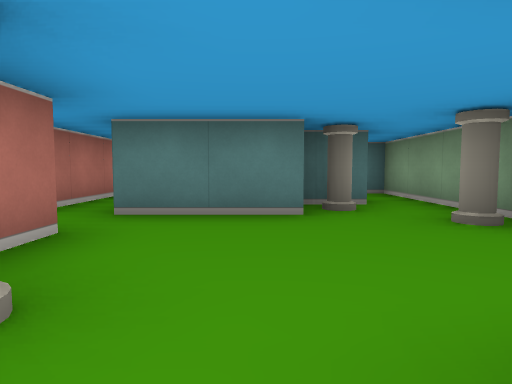
view 1 (above)

24 first-person views from a walk through a cub3D maze. The camera is about half as high as the walls, tilts 4° down and sees 75° across. The floor is counted in squares. Each view is taken from the middle of a square. On the plan, view 1 faces up. The plan holds only what a view shows up to about 9 squares ahead; the rest is blank.

view 2
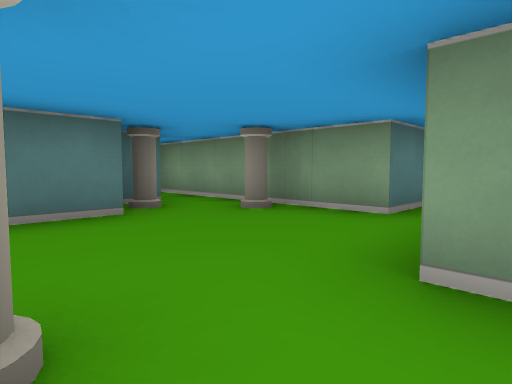

view 3
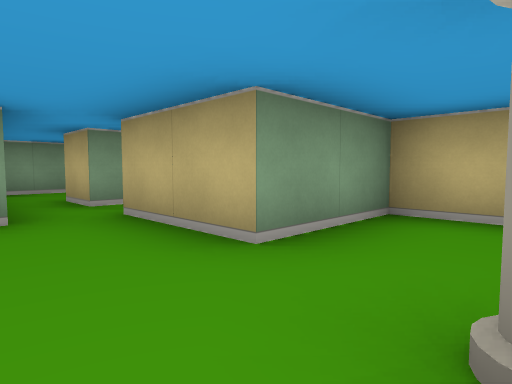

view 4
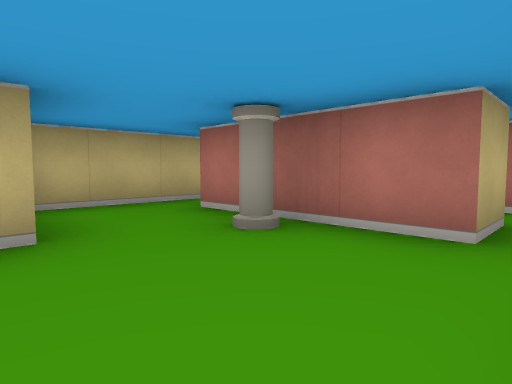

view 5
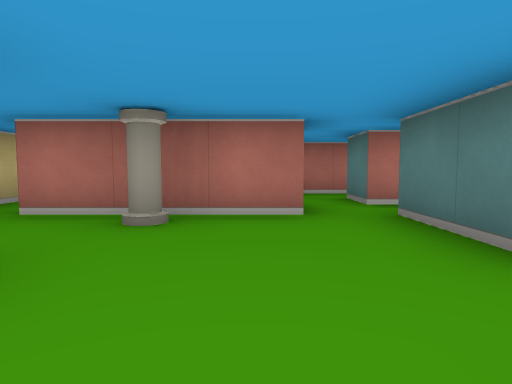

view 6
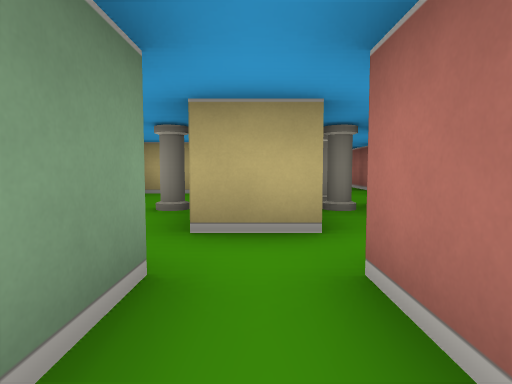

view 7
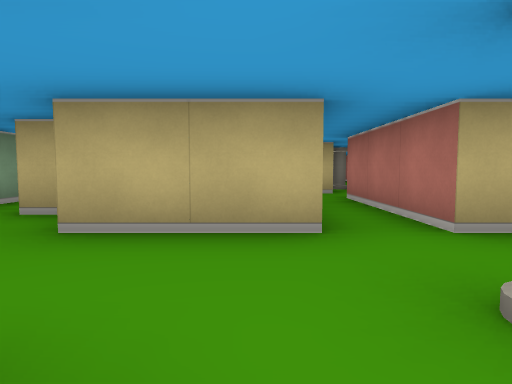

view 8
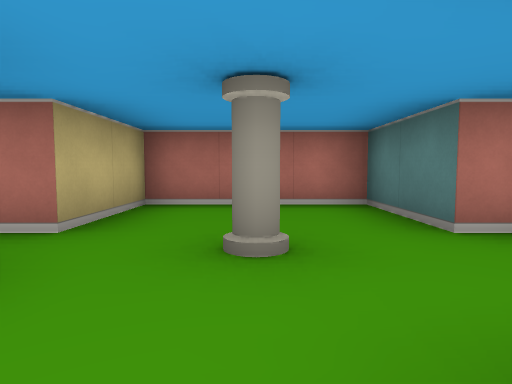

view 9
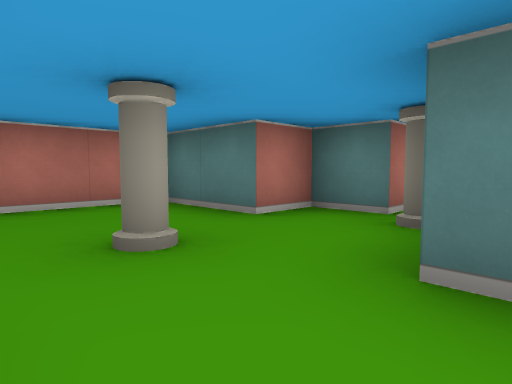

view 10
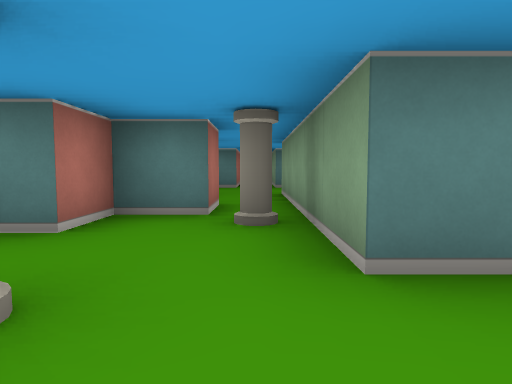

view 11
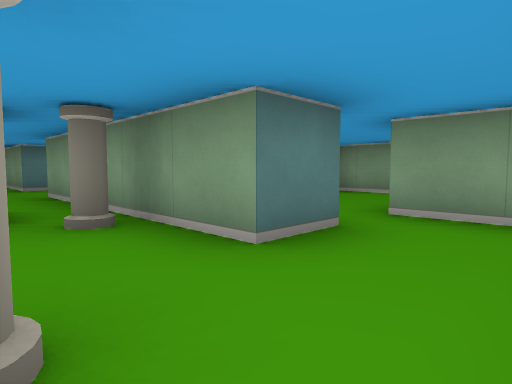

view 12
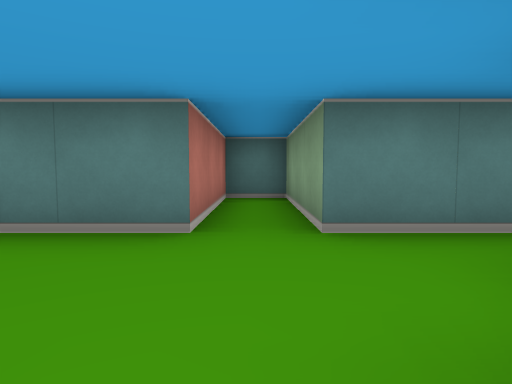

view 13
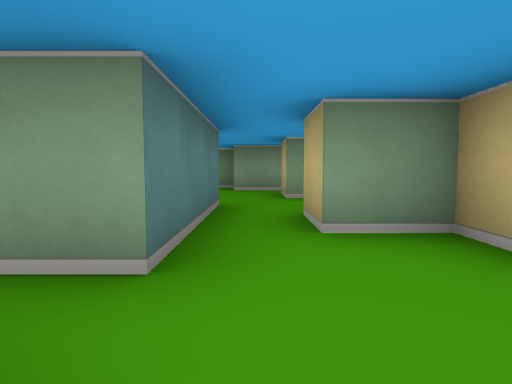

view 14
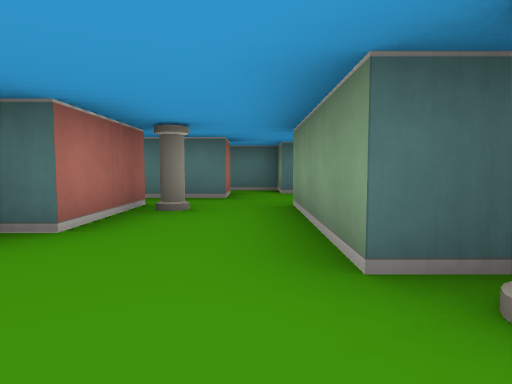

view 15
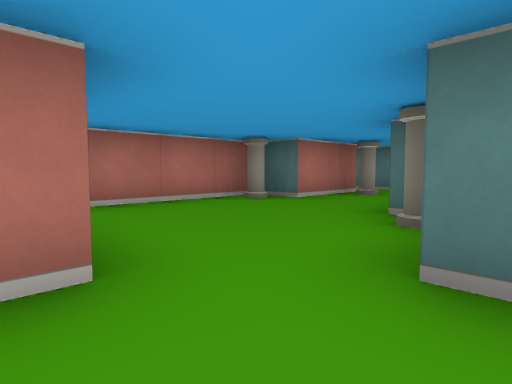

view 16
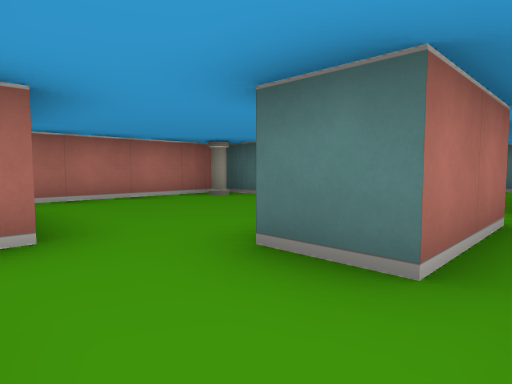

view 17
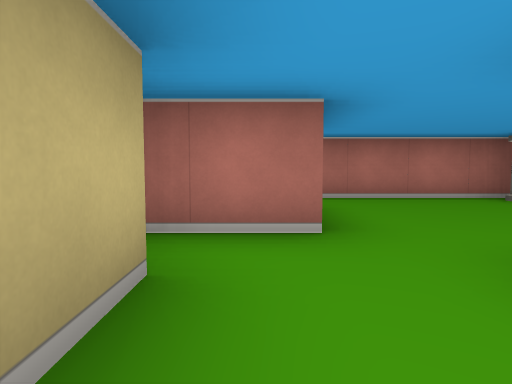

view 18
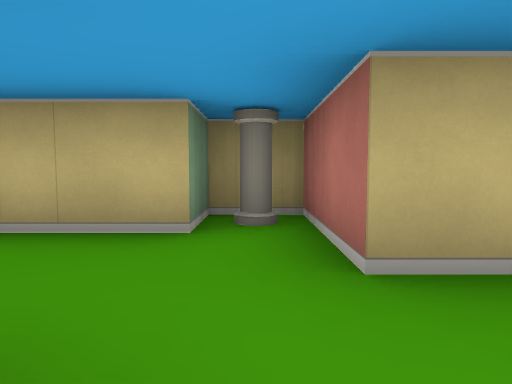

view 19
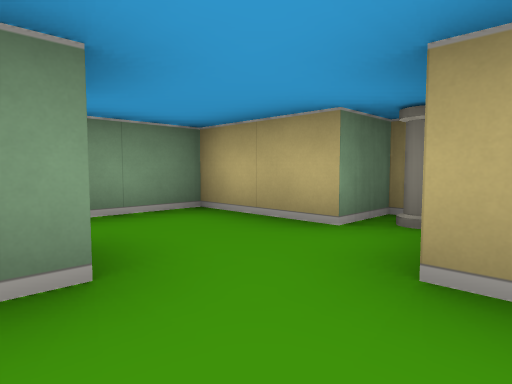

view 20
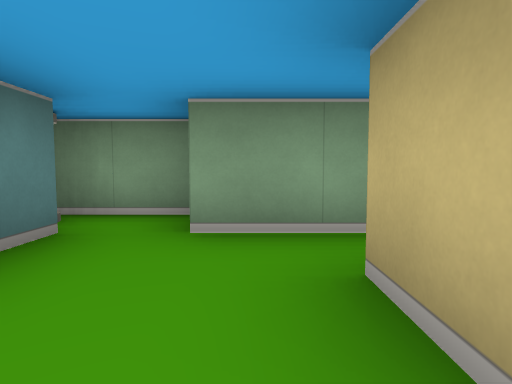

view 21
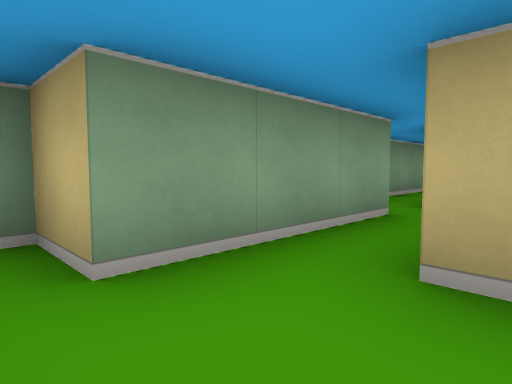

view 22
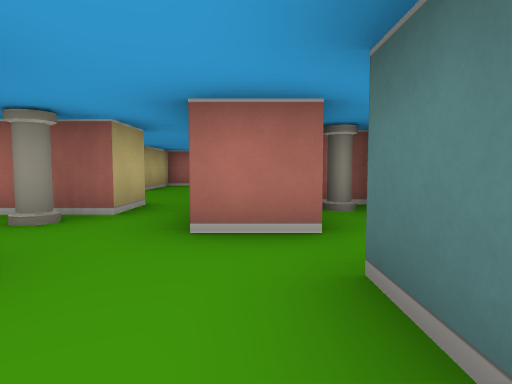

view 23
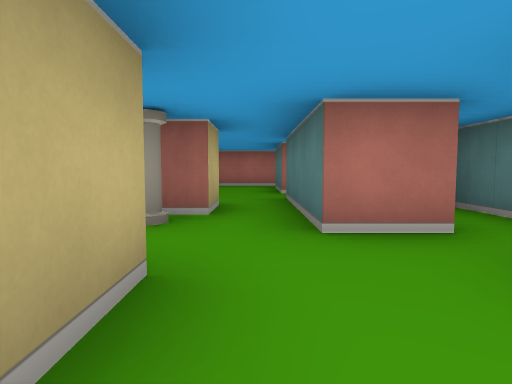

view 24
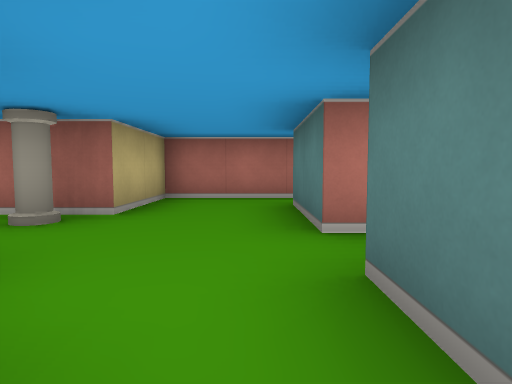

### Floor plan
Points are (right, up) in squares from view 1. A wall is a line through its corners. A room is listed if a view was taken in it or the views show most of it. See-through windows are left out.
Room 1 (views 1, 2)
walls: (-1.5, 0.5) (-1.5, -0.5); (-1.5, -1.5) (0.5, -1.5) (0.5, 0.5)
ways out: opening at (-0.5, 0) to room 2; opening at (-2, -1)
Room 2 (views 3, 4, 5)
walls: (0.5, 0.5) (2.5, 0.5); (0.5, 3.5) (-1.5, 3.5); (-1.5, 2.5) (-1.5, 0.5); (1.6, 4.5) (0.6, 4.5); (3.6, 1.5) (2.5, 1.5) (2.5, 5.5); (3.5, 0) (3.5, 0.5) (4.5, 0.5)
ways out: opening at (-0.5, 0) to room 1; opening at (2, 5) to room 5; opening at (-2, 3); opening at (4, 1)
objects: pillar (-1, 1); pillar (1, 4); pillar (2, 3)
Room 3 (views 6, 7, 8, 9, 10, 11)
walls: (-1.6, 6.5) (0.5, 6.5); (-1.5, 10.5) (-2.5, 10.5) (-2.5, 9.5) (-4.5, 9.5) (-4.5, 6.5) (-2.5, 6.5) (-2.5, 3.5); (0.6, 8.5) (-0.5, 8.5) (-0.5, 11); (-1.5, 3.5) (-1.5, 4.4)
ways out: opening at (0, 7.5) to room 5; opening at (-2, 3)
objects: pillar (-2, 8); pillar (-1, 10)
Room 4 (views 12, 13, 24)
walls: (-0.1, 13.5) (0.5, 13.5) (0.5, 14.5) (1.5, 14.5); (-2.5, 13.5) (-2.5, 12.2); (1.5, 15.5) (-0.5, 15.5) (-0.5, 18.5) (-1.5, 18.5) (-1.5, 15.5) (-2.5, 15.5); (-0.5, 11) (-0.5, 13.5)
ways out: opening at (1, 15) to room 5; opening at (-3, 14.5)
objects: pillar (-2, 13)
Room 5 (views 14, 15, 18, 19, 20, 21)
walls: (4.2, 11.5) (3.5, 11.5) (3.5, 14.5) (4.5, 14.5); (2.8, 8.5) (3.5, 8.5) (3.5, 6.5) (4.5, 6.5) (4.5, 7.5) (5.5, 7.5); (5.5, 9.5) (4.5, 9.5) (4.5, 11); (1.5, 14.5) (1.5, 12.5) (0.5, 12.5) (0.5, 9); (1.5, 7.4) (1.5, 8.5); (2.5, 5.5) (2.5, 6.5) (2.1, 6.5); (2.5, 16.6) (2.5, 15.5) (1.5, 15.5); (4.5, 16.5) (3.5, 16.5) (3.5, 17.2); (1, 5.5) (1.5, 5.5); (3.6, 17.5) (0.5, 17.5) (0.5, 16.9)
ways out: opening at (2, 5) to room 2; opening at (0, 7.5) to room 3; opening at (1, 15) to room 4; opening at (5, 8.5) to room 6; opening at (4, 15.5) to room 7
objects: pillar (1, 12); pillar (1, 17); pillar (2, 14); pillar (4, 7); pillar (4, 11)
Room 6 (views 16, 17)
walls: (5.5, 11.5) (5.5, 9.5); (5.5, 7.5) (6.5, 7.5) (6.5, 10.2)
ways out: opening at (5, 8.5) to room 5; opening at (5, 12) to room 7
Room 7 (views 22, 23)
walls: (5.5, 16.5) (4.5, 16.5); (5.5, 12.4) (5.5, 15.5) (6.5, 15.5) (6.5, 17.1)
ways out: opening at (4, 15.5) to room 5; opening at (5, 12) to room 6
objects: other object (6, 17)

Where each view was taken, in squares from view 1:
view 1: 0 up, 0 right, facing up
view 2: 0 up, 1 left, facing up-right
view 3: 2 up, 1 left, facing down-right
view 4: 3 up, 1 right, facing down-left
view 5: 2 up, 2 right, facing left
view 6: 5 up, 2 left, facing down
view 7: 9 up, 1 left, facing down
view 8: 8 up, 0 right, facing left
view 9: 7 up, 0 right, facing up-left
view 10: 7 up, 1 left, facing up
view 11: 7 up, 2 left, facing up-right
view 12: 13 up, 1 left, facing up
view 13: 15 up, 2 left, facing right
view 14: 10 up, 3 right, facing up
view 15: 8 up, 5 right, facing up-left
view 16: 8 up, 6 right, facing up-left
view 17: 8 up, 6 right, facing left
view 18: 10 up, 4 right, facing down
view 19: 10 up, 3 right, facing down-right
view 20: 15 up, 3 right, facing right
view 21: 16 up, 4 right, facing down-right
view 22: 16 up, 5 right, facing left
view 23: 15 up, 5 right, facing left
view 24: 15 up, 1 right, facing left
